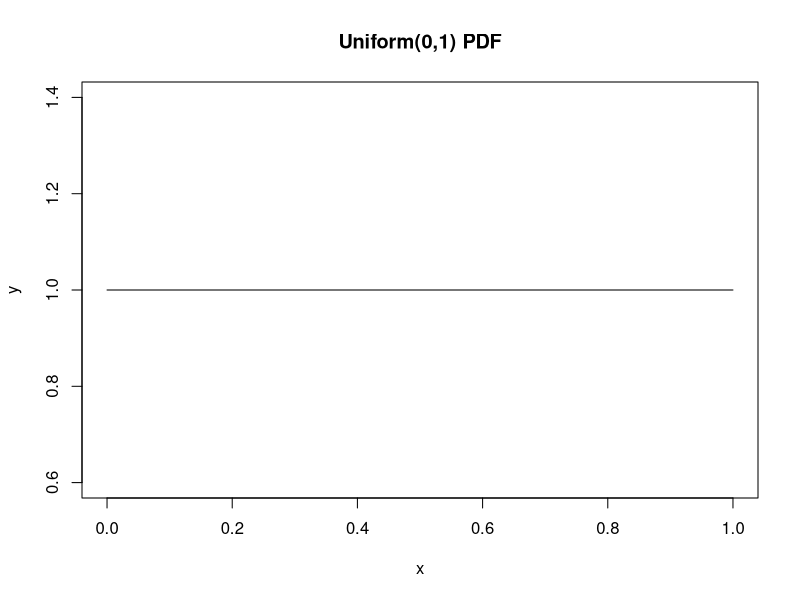
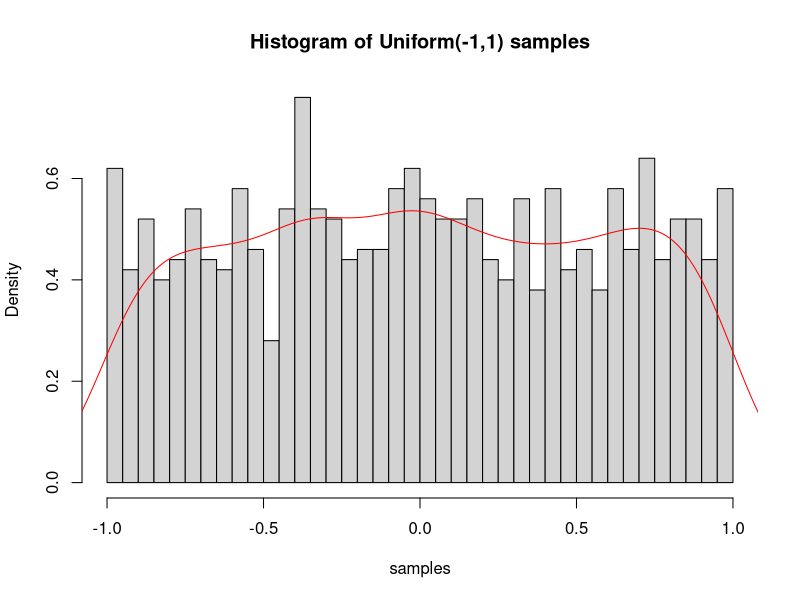
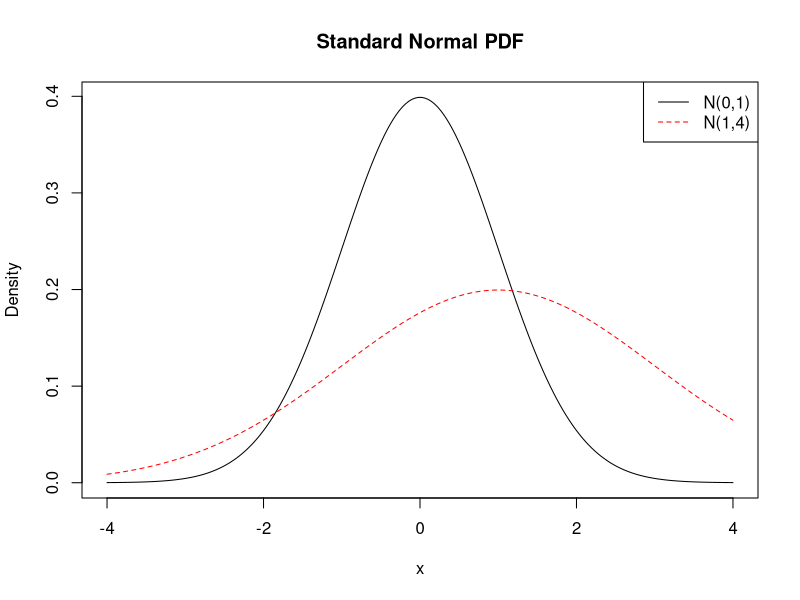
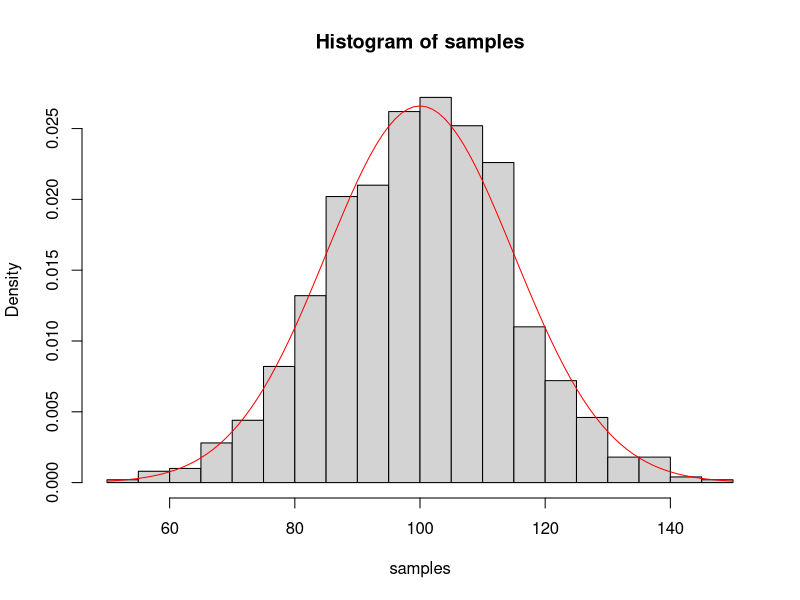
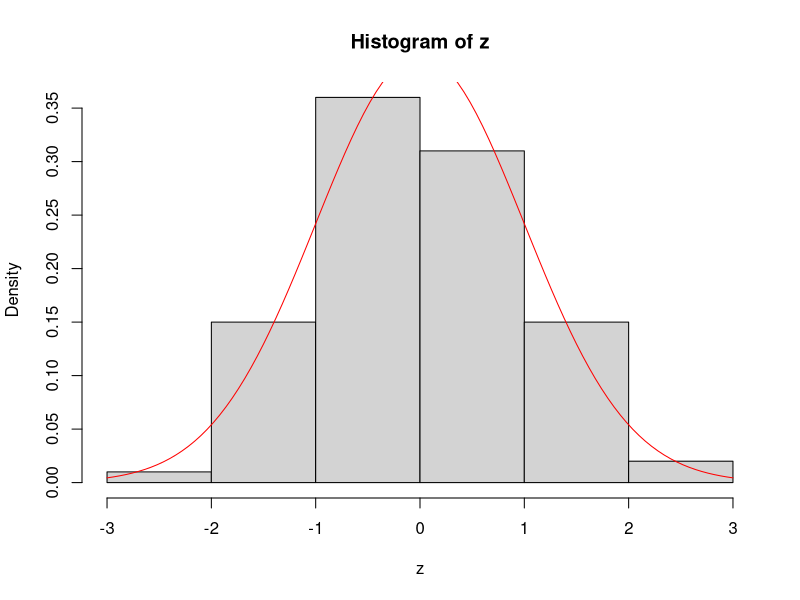
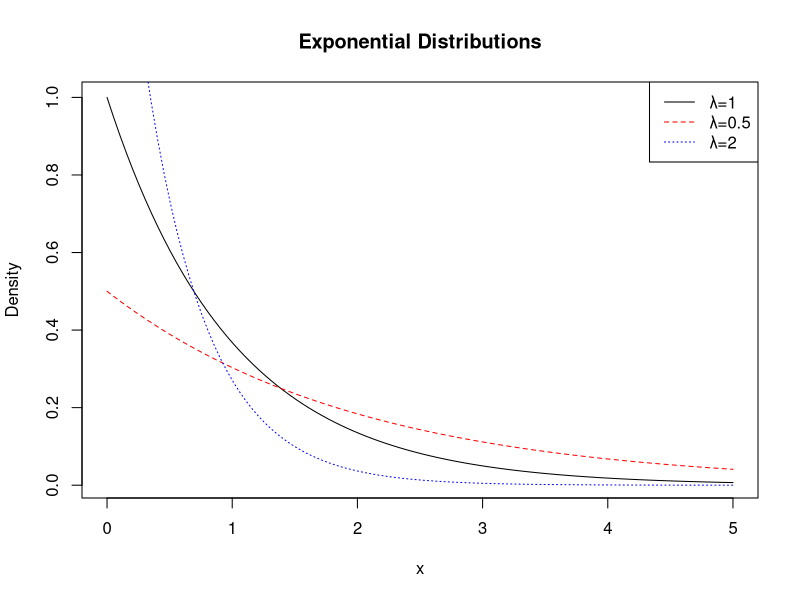
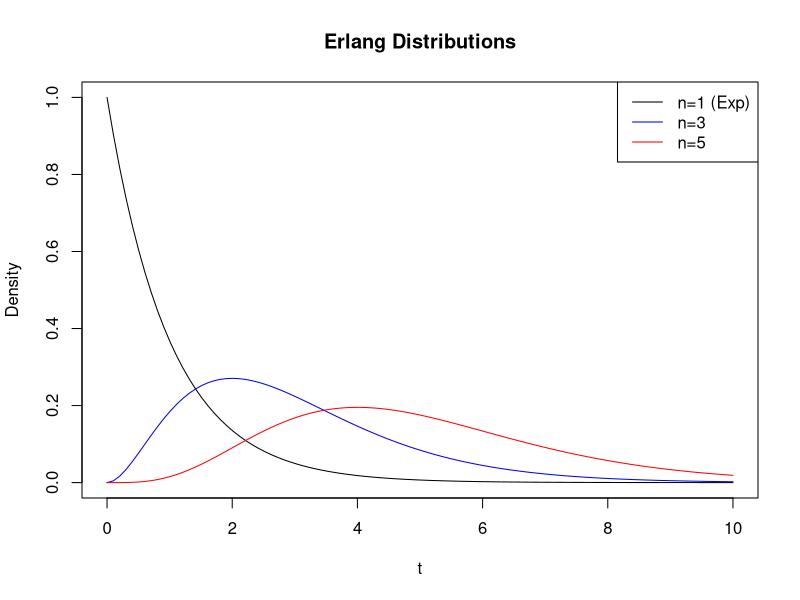
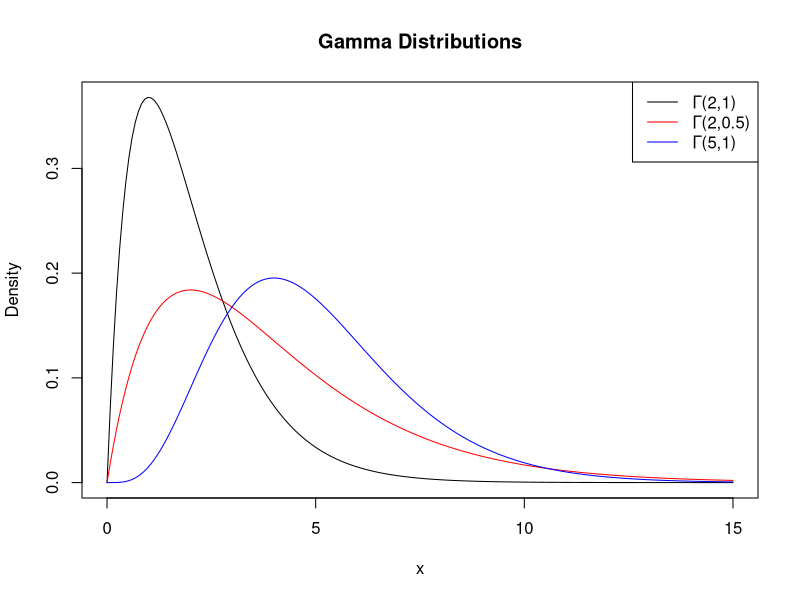

The R script that drew these images, in order:
## ---- chunk 1
# Density
x <- seq(0, 1, length.out = 100)
y <- dunif(x, min = 0, max = 1)
plot(x, y, type = "l", main = "Uniform(0,1) PDF")

# Cumulative distribution
punif(0.5, min = 0, max = 1)  # P(X <= 0.5) = 0.5

# Quantile function
qunif(0.95, min = 0, max = 1)  # 0.95 quantile

# Random generation
samples <- runif(1000, min = -1, max = 1)
hist(samples, breaks = 30, probability = TRUE,
     main = "Histogram of Uniform(-1,1) samples")
lines(density(samples), col = "red")
## ---- chunk 2
# Standard normal
x <- seq(-4, 4, length.out = 200)
y <- dnorm(x, mean = 0, sd = 1)
plot(x, y, type = "l", main = "Standard Normal PDF",
     xlab = "x", ylab = "Density")

# Different parameters
y2 <- dnorm(x, mean = 1, sd = 2)
lines(x, y2, col = "red", lty = 2)
legend("topright", legend = c("N(0,1)", "N(1,4)"),
       col = c("black", "red"), lty = c(1, 2))

# Cumulative distribution
pnorm(0)              # P(Z <= 0) = 0.5
pnorm(1.96)           # ~0.975 (95th percentile)
1 - pnorm(1.96)       # Right tail probability

# Quantile function (critical values)
qnorm(0.025)          # -1.96 (lower 2.5%)
qnorm(0.975)          # 1.96 (upper 2.5%)
qnorm(0.95)           # 1.645 (one-sided 95%)

# Random samples
samples <- rnorm(1000, mean = 100, sd = 15)
hist(samples, breaks = 30, probability = TRUE)
curve(dnorm(x, mean = 100, sd = 15), add = TRUE, col = "red")
## ---- chunk 3
x <- rnorm(100, mean = 50, sd = 10)
z <- (x - mean(x)) / sd(x)  # Standardize
hist(z, probability = TRUE)
curve(dnorm(x), add = TRUE, col = "red")
## ---- chunk 4
# Density
x <- seq(0, 5, length.out = 100)
y1 <- dexp(x, rate = 1)
y2 <- dexp(x, rate = 0.5)
y3 <- dexp(x, rate = 2)

plot(x, y1, type = "l", ylab = "Density",
     main = "Exponential Distributions")
lines(x, y2, col = "red", lty = 2)
lines(x, y3, col = "blue", lty = 3)
legend("topright", legend = c("λ=1", "λ=0.5", "λ=2"),
       col = c("black", "red", "blue"), lty = 1:3)

# Mean and variance
lambda <- 2
mean_exp <- 1/lambda
var_exp <- 1/lambda^2
cat("Mean:", mean_exp, "Variance:", var_exp, "\n")

# CDF: P(X <= x)
pexp(1, rate = 1)     # P(X <= 1) with λ=1

# Quantile
qexp(0.5, rate = 1)   # Median
## ---- chunk 5
# Erlang is a special case of Gamma with integer shape
t <- seq(0, 10, length.out = 100)
plot(t, dgamma(t, shape = 1, rate = 1), type = "l",
     ylab = "Density", main = "Erlang Distributions")
lines(t, dgamma(t, shape = 3, rate = 1), col = "blue")
lines(t, dgamma(t, shape = 5, rate = 1), col = "red")
legend("topright", legend = c("n=1 (Exp)", "n=3", "n=5"),
       col = c("black", "blue", "red"), lty = 1)

# Example: Waiting time until 3rd event
n <- 3
lambda <- 1
mean_erlang <- n/lambda
var_erlang <- n/lambda^2
cat("Erlang(n=3, λ=1): Mean =", mean_erlang, "Variance =", var_erlang, "\n")
## ---- chunk 6
# Different parameterizations in R:
# shape = α, rate = λ (or scale = 1/λ)

x <- seq(0, 15, length.out = 200)
plot(x, dgamma(x, shape = 2, rate = 1), type = "l",
     ylab = "Density", main = "Gamma Distributions")
lines(x, dgamma(x, shape = 2, rate = 0.5), col = "red")
lines(x, dgamma(x, shape = 5, rate = 1), col = "blue")
legend("topright", legend = c("Γ(2,1)", "Γ(2,0.5)", "Γ(5,1)"),
       col = c("black", "red", "blue"), lty = 1)

# Conjugate prior: Gamma is conjugate prior for Poisson rate
## ---- chunk 7
# Plot different beta distributions
x <- seq(0, 1, length.out = 200)
plot(x, dbeta(x, 2, 5), type = "l", ylim = c(0, 3),
     ylab = "Density", main = "Beta Distributions")
lines(x, dbeta(x, 5, 2), col = "red")
lines(x, dbeta(x, 2, 2), col = "blue")
lines(x, dbeta(x, 0.5, 0.5), col = "green")
legend("top", legend = c("Beta(2,5)", "Beta(5,2)", "Beta(2,2)", "Beta(0.5,0.5)"),
       col = c("black", "red", "blue", "green"), lty = 1)

# Conjugate prior: Beta is conjugate prior for Bernoulli/Binomial
# Posterior: Beta(α + k, β + n - k) after observing k successes in n trials
## ---- chunk 8
# Mixture of two betas
x <- seq(0, 1, length.out = 200)
mixture <- 0.5 * dbeta(x, 2, 5) + 0.5 * dbeta(x, 5, 2)
plot(x, mixture, type = "l", ylab = "Density",
     main = "Beta Mixture: 0.5 Beta(2,5) + 0.5 Beta(5,2)")

# Can model complex beliefs that single beta cannot
## ---- chunk 9
# Demonstration of LLN
set.seed(123)
n <- 10000
x <- runif(n, -1, 1)  # Uniform on [-1,1], true mean = 0
running_mean <- cumsum(x) / (1:n)

plot(running_mean, type = "l", xlab = "n",
     ylab = "Sample Mean",
     main = "Law of Large Numbers")
abline(h = 0, col = "red", lty = 2)
legend("topright", legend = "True mean = 0", col = "red", lty = 2)
## ---- chunk 10
# Demonstration of CLT with uniform distribution
set.seed(42)
n <- 50  # Sample size
m <- 1000  # Number of samples

# Generate sample means from uniform distribution
sample_means <- replicate(m, mean(runif(n, -1, 1)))

# Plot
hist(sample_means, breaks = 30, probability = TRUE,
     main = paste("CLT: Distribution of Sample Mean\nn =", n),
     xlab = "Sample Mean")

# Theoretical normal distribution
theoretical_mean <- 0
theoretical_sd <- sqrt((1/3)/n)  # Var(Uniform(-1,1)) = 1/3
curve(dnorm(x, theoretical_mean, theoretical_sd),
      add = TRUE, col = "red", lwd = 2)
